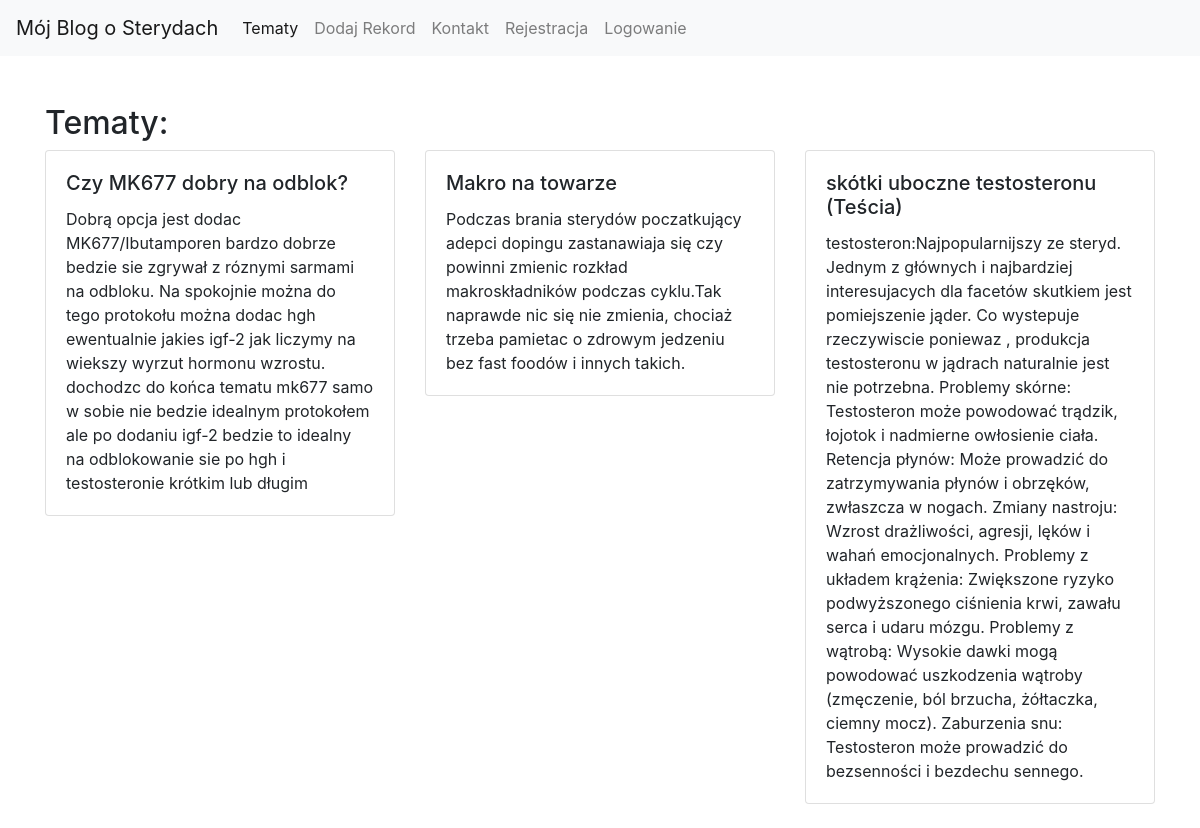
The page / on the database its author committed.
### tables this page shows
CREATE TABLE `tematy` (
  `id` int(11) NOT NULL,
  `tytul` varchar(255) NOT NULL,
  `tresc` text NOT NULL
);

### index.php (the view, shortened to what this page needs)
<?php
include 'db.php';
$sql = "SELECT * FROM tematy";
$result = $conn->query($sql);
?>
<!DOCTYPE html>
<html lang="pl">
<head>
    <link rel="stylesheet" href="https://stackpath.bootstrapcdn.com/bootstrap/4.5.2/css/bootstrap.min.css">
</head>
<body>
<nav class="navbar navbar-expand-lg navbar-light bg-light">
    <a class="navbar-brand" href="#">Mój Blog o Sterydach</a>
    <div class="collapse navbar-collapse" id="navbarNav">
        <ul class="navbar-nav">
            <li class="nav-item active">
                <a class="nav-link" href="index.php">Tematy</a>
            </li>
            <li class="nav-item">
                <a class="nav-link" href="add_record.php">Dodaj Rekord</a>
            </li>
            <li class="nav-item">
                <a class="nav-link" href="contact.php">Kontakt</a>
            </li>
            <li class="nav-item">
    <a class="nav-link" href="register.php">Rejestracja</a>
</li>
<li class="nav-item">
    <a class="nav-link" href="login.php">Logowanie</a>
</li>
        </ul>
    </div>
</nav>
<div class="container mt-5">
    <h2>Tematy:</h2>
    <div class="row">
        <?php if ($result->num_rows > 0): ?>
            <?php while($row = $result->fetch_assoc()): ?>
                <div class="col-md-4 mb-4">
                    <div class="card">
                        <div class="card-body">
                            <h5 class="card-title"><?php echo htmlspecialchars($row['tytul']); ?></h5>
                            <p class="card-text"><?php echo htmlspecialchars($row['tresc']); ?></p>
                        </div>
                    </div>
                </div>
            <?php endwhile; ?>
        <?php else: ?>
            <p>Brak tematów do wyświetlenia.</p>
        <?php endif; ?>
    </div>
</div>
</body>
</html>

### rows shown on the page
tematy: tytul "Czy MK677 dobry na odblok?", tresc "Dobrą opcja jest dodac MK677/Ibutamporen bardzo dobrze bedzie sie zgrywał z róznymi sarmami na odbloku. Na spokojnie można do tego protokołu można dodac hgh ewentualnie jakies igf-2 jak liczymy na wiekszy wyrzut hormonu wzrostu. dochodzc do końca tematu mk677 samo w sobie nie bedzie idealnym protokołem ale po dodaniu igf-2 bedzie to idealny na odblokowanie sie po hgh i testosteronie krótkim lub długim"
tematy: tytul "Makro na towarze", tresc "Podczas brania sterydów poczatkujący adepci dopingu zastanawiaja się czy powinni zmienic rozkład makroskładników podczas cyklu.Tak naprawde nic się nie zmienia, chociaż trzeba pamietac o zdrowym jedzeniu bez fast foodów i innych takich."
tematy: tytul "skótki uboczne testosteronu (Teścia)", tresc "testosteron:Najpopularnijszy ze steryd. Jednym z głównych i najbardziej interesujacych dla facetów skutkiem jest pomiejszenie jąder. Co wystepuje rzeczywiscie poniewaz , produkcja testosteronu w jądrach naturalnie jest nie potrzebna. Problemy skórne: Testosteron może powodować trądzik, łojotok i nadmierne owłosienie ciała. Retencja płynów: Może prowadzić do zatrzymywania płynów i obrzęków, zwłaszcza w nogach. Zmiany nastroju: Wzrost drażliwości, agresji, lęków i wahań emocjonalnych. Problemy z układem krążenia: Zwiększone ryzyko podwyższonego ciśnienia krwi, zawału serca i udaru mózgu. Problemy z wątrobą: Wysokie dawki mogą powodować uszkodzenia wątroby (zmęczenie, ból brzucha, żółtaczka,…"
